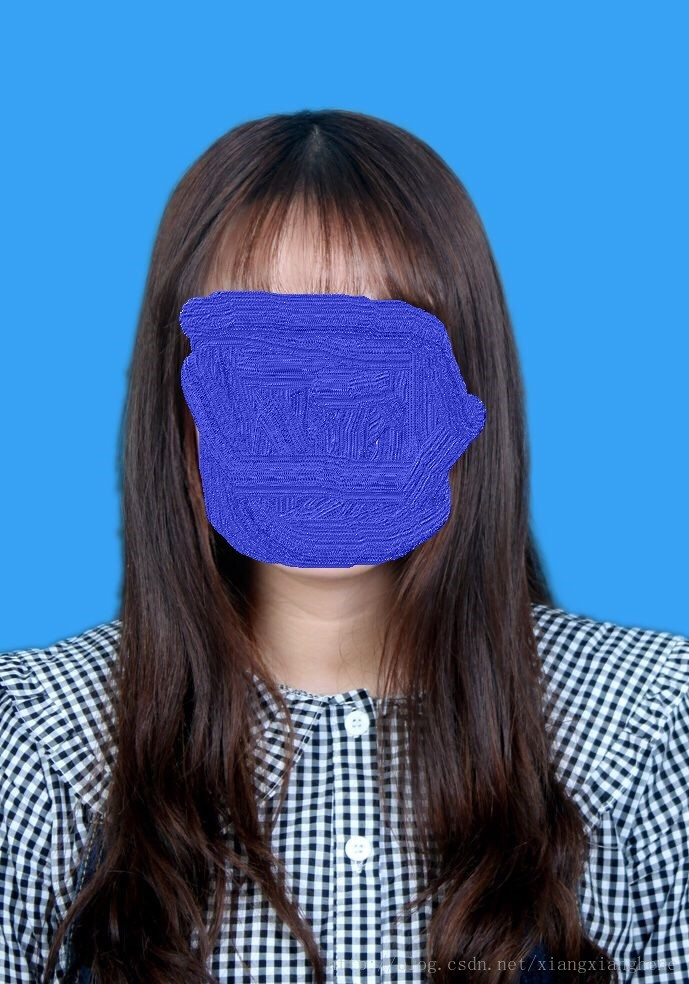
#> input picture pro_store/change_pics/pics/20171120125917900.jpg, 689 x 984 px
$ python change_pics.py
#> lines starting #> are read from the running program, lines starting #| are printed output that depends on the picture; after the words box and inside, x2 and y2 are one past the last pixel; in counts of white or black regions, pixels touching at a corner belong together
import cv2
import numpy as np

img = cv2.imread('pics/20171120125917900.jpg')
#> img is the input picture: shape (984, 689, 3); mean B, G, R 155.3, 108.6, 70.5

# 缩放
rows, cols, channels = img.shape
#> rows = 984; cols = 689; channels = 3
img = cv2.resize(img, None, fx=0.5, fy=0.5)
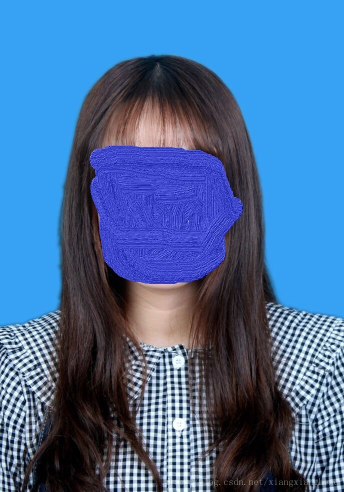
#> img: shape (492, 344, 3); mean B, G, R 155.3, 108.6, 70.6
rows, cols, channels = img.shape
#> rows = 492; cols = 344
cv2.imshow('img', img)

# 转换hsv
hsv = cv2.cvtColor(img, cv2.COLOR_BGR2HSV)
#> hsv: shape (492, 344, 3); mean H, S, V 96.7, 133.7, 160.3
lower_blue = np.array([78, 43, 46])
upper_blue = np.array([110, 255, 255])
mask = cv2.inRange(hsv, lower_blue, upper_blue)
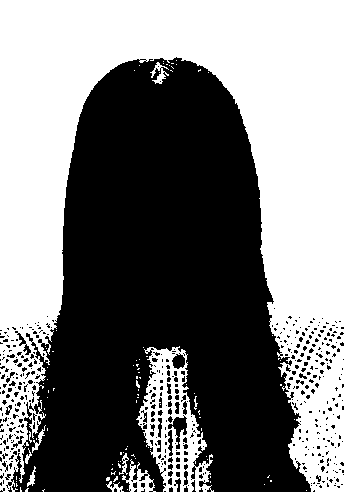
#> mask: shape (492, 344); 48.7% white; 96 white regions (86 under 20 px), largest, box (x1, y1, x2, y2) and area: (0, 0, 344, 492) 76454, (136, 346, 214, 492) 4665, (122, 459, 156, 492) 411
cv2.imshow('Mask', mask)

# 腐蚀膨胀
erode = cv2.erode(mask, None, iterations=1)
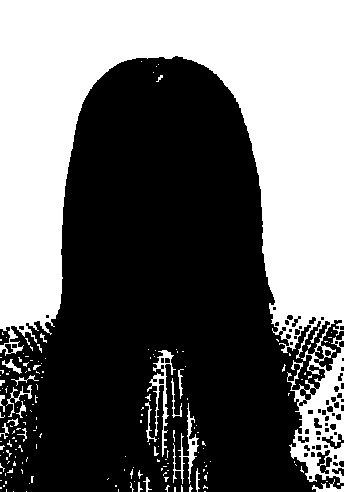
#> erode: shape (492, 344); 42.1% white; 175 white regions (152 under 20 px), largest, box (x1, y1, x2, y2) and area: (0, 0, 344, 485) 68101, (147, 350, 176, 457) 652, (173, 403, 199, 484) 485
cv2.imshow('erode', erode)
dilate = cv2.dilate(erode, None, iterations=1)
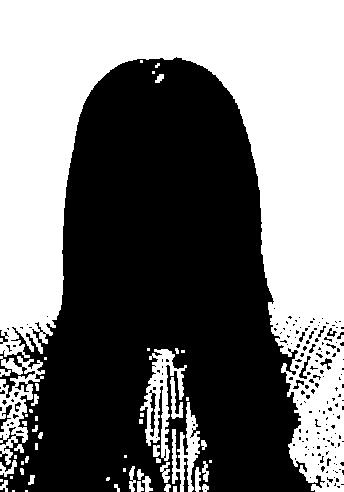
#> dilate: shape (492, 344); 47% white; 56 white regions (22 under 20 px), largest, box (x1, y1, x2, y2) and area: (0, 0, 344, 492) 72657, (0, 356, 45, 465) 1887, (140, 349, 187, 461) 1850
cv2.imshow('dilate', dilate)

# 遍历替换
for i in range(rows):
    for j in range(cols):
        if dilate[i, j] == 255:
            img[i, j] = (0, 0, 255)  # 此处替换颜色，为BGR通道
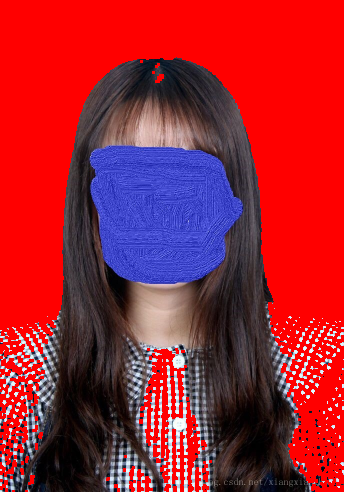
#> img: shape (492, 344, 3); mean B, G, R 50.7, 36.2, 159.2
cv2.imshow('res', img)

cv2.waitKey(0)
cv2.destroyAllWindows()
